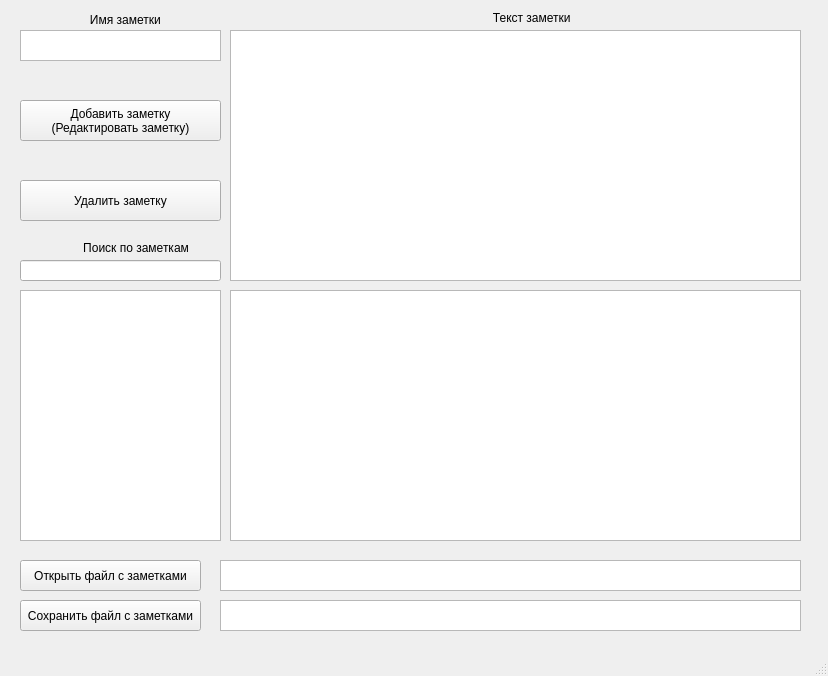
<?xml version="1.0" encoding="UTF-8"?>
<ui version="4.0">
 <class>MainWindow</class>
 <widget class="QMainWindow" name="MainWindow">
  <property name="geometry">
   <rect>
    <x>0</x>
    <y>0</y>
    <width>828</width>
    <height>676</height>
   </rect>
  </property>
  <property name="windowTitle">
   <string>Записная книга</string>
  </property>
  <widget class="QWidget" name="centralwidget">
   <widget class="QTextEdit" name="name">
    <property name="geometry">
     <rect>
      <x>20</x>
      <y>30</y>
      <width>201</width>
      <height>31</height>
     </rect>
    </property>
    <property name="html">
     <string>&lt;!DOCTYPE HTML PUBLIC &quot;-//W3C//DTD HTML 4.0//EN&quot; &quot;http://www.w3.org/TR/REC-html40/strict.dtd&quot;&gt;
&lt;html&gt;&lt;head&gt;&lt;meta name=&quot;qrichtext&quot; content=&quot;1&quot; /&gt;&lt;style type=&quot;text/css&quot;&gt;
p, li { white-space: pre-wrap; }
&lt;/style&gt;&lt;/head&gt;&lt;body style=&quot; font-family:'MS Shell Dlg 2'; font-size:8.25pt; font-weight:400; font-style:normal;&quot;&gt;
&lt;p style=&quot;-qt-paragraph-type:empty; margin-top:0px; margin-bottom:0px; margin-left:0px; margin-right:0px; -qt-block-indent:0; text-indent:0px;&quot;&gt;&lt;br /&gt;&lt;/p&gt;&lt;/body&gt;&lt;/html&gt;</string>
    </property>
   </widget>
   <widget class="QTextEdit" name="output">
    <property name="geometry">
     <rect>
      <x>230</x>
      <y>290</y>
      <width>571</width>
      <height>251</height>
     </rect>
    </property>
    <property name="readOnly">
     <bool>true</bool>
    </property>
   </widget>
   <widget class="QTextEdit" name="text">
    <property name="geometry">
     <rect>
      <x>230</x>
      <y>30</y>
      <width>571</width>
      <height>251</height>
     </rect>
    </property>
   </widget>
   <widget class="QPushButton" name="add">
    <property name="geometry">
     <rect>
      <x>20</x>
      <y>100</y>
      <width>201</width>
      <height>41</height>
     </rect>
    </property>
    <property name="text">
     <string>Добавить заметку
(Редактировать заметку)</string>
    </property>
   </widget>
   <widget class="QListWidget" name="list">
    <property name="geometry">
     <rect>
      <x>20</x>
      <y>290</y>
      <width>201</width>
      <height>251</height>
     </rect>
    </property>
   </widget>
   <widget class="QPushButton" name="del">
    <property name="geometry">
     <rect>
      <x>20</x>
      <y>180</y>
      <width>201</width>
      <height>41</height>
     </rect>
    </property>
    <property name="text">
     <string>Удалить заметку</string>
    </property>
   </widget>
   <widget class="QPushButton" name="openfile">
    <property name="geometry">
     <rect>
      <x>20</x>
      <y>560</y>
      <width>181</width>
      <height>31</height>
     </rect>
    </property>
    <property name="text">
     <string>Открыть файл с заметками</string>
    </property>
   </widget>
   <widget class="QPushButton" name="savebutton">
    <property name="geometry">
     <rect>
      <x>20</x>
      <y>600</y>
      <width>181</width>
      <height>31</height>
     </rect>
    </property>
    <property name="text">
     <string>Сохранить файл с заметками</string>
    </property>
   </widget>
   <widget class="QTextEdit" name="filelink">
    <property name="geometry">
     <rect>
      <x>220</x>
      <y>560</y>
      <width>581</width>
      <height>31</height>
     </rect>
    </property>
   </widget>
   <widget class="QTextEdit" name="link">
    <property name="geometry">
     <rect>
      <x>220</x>
      <y>600</y>
      <width>581</width>
      <height>31</height>
     </rect>
    </property>
   </widget>
   <widget class="QLabel" name="label">
    <property name="geometry">
     <rect>
      <x>20</x>
      <y>10</y>
      <width>201</width>
      <height>20</height>
     </rect>
    </property>
    <property name="text">
     <string>                     Имя заметки</string>
    </property>
   </widget>
   <widget class="QLabel" name="label_2">
    <property name="geometry">
     <rect>
      <x>240</x>
      <y>10</y>
      <width>541</width>
      <height>16</height>
     </rect>
    </property>
    <property name="text">
     <string>                                                                            Текст заметки</string>
    </property>
   </widget>
   <widget class="QLineEdit" name="search">
    <property name="geometry">
     <rect>
      <x>20</x>
      <y>260</y>
      <width>201</width>
      <height>21</height>
     </rect>
    </property>
   </widget>
   <widget class="QLabel" name="label_3">
    <property name="geometry">
     <rect>
      <x>20</x>
      <y>240</y>
      <width>201</width>
      <height>16</height>
     </rect>
    </property>
    <property name="text">
     <string>                   Поиск по заметкам</string>
    </property>
   </widget>
  </widget>
  <widget class="QMenuBar" name="menubar">
   <property name="geometry">
    <rect>
     <x>0</x>
     <y>0</y>
     <width>828</width>
     <height>21</height>
    </rect>
   </property>
  </widget>
  <widget class="QStatusBar" name="statusbar"/>
 </widget>
 <resources/>
 <connections/>
</ui>
